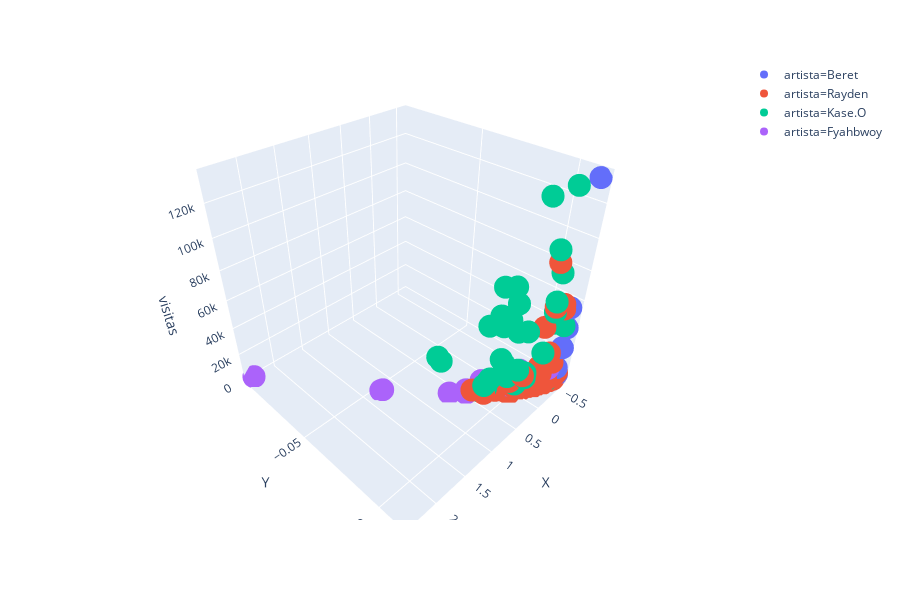

This figure's notebook cell:
### Code cell
import plotly.express as px

fig = px.scatter_3d(df, y='Y', x='X', z='visitas', color='artista')
fig.show()
